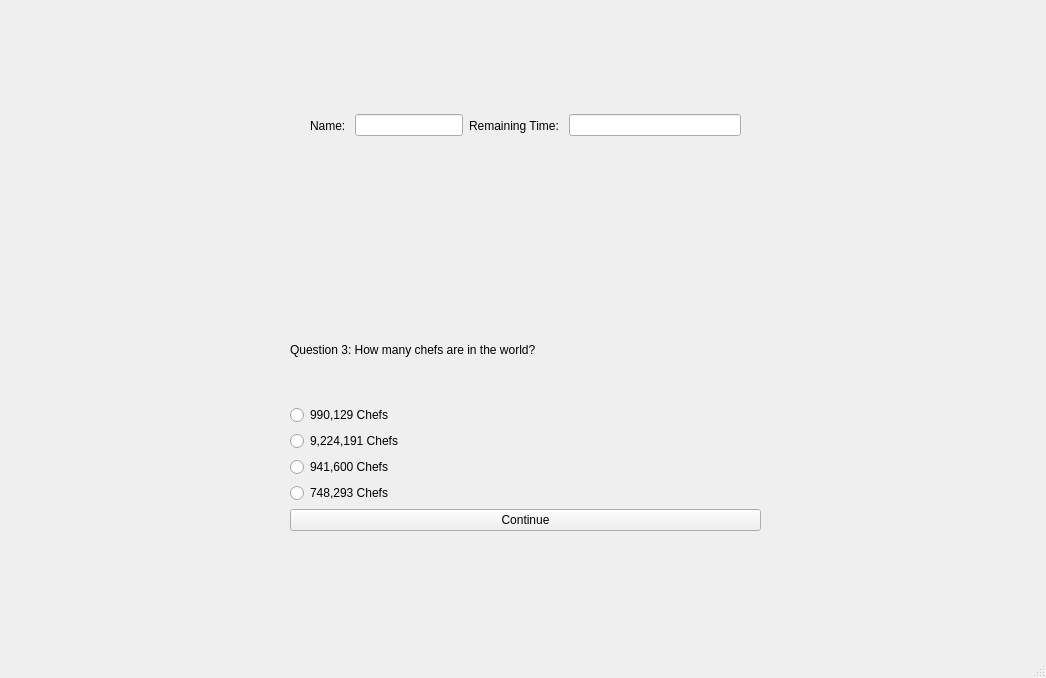
<?xml version="1.0" encoding="UTF-8"?>
<ui version="4.0">
 <class>ques3</class>
 <widget class="QMainWindow" name="ques3">
  <property name="geometry">
   <rect>
    <x>0</x>
    <y>0</y>
    <width>1046</width>
    <height>678</height>
   </rect>
  </property>
  <property name="windowTitle">
   <string>Question 3</string>
  </property>
  <widget class="QWidget" name="centralwidget">
   <widget class="QWidget" name="verticalLayoutWidget">
    <property name="geometry">
     <rect>
      <x>290</x>
      <y>300</y>
      <width>471</width>
      <height>231</height>
     </rect>
    </property>
    <layout class="QVBoxLayout" name="verticalLayout">
     <item>
      <widget class="QLabel" name="label">
       <property name="text">
        <string>Question 3: How many chefs are in the world?</string>
       </property>
      </widget>
     </item>
     <item>
      <widget class="QRadioButton" name="R1">
       <property name="text">
        <string>990,129 Chefs</string>
       </property>
      </widget>
     </item>
     <item>
      <widget class="QRadioButton" name="R2">
       <property name="text">
        <string>9,224,191 Chefs</string>
       </property>
      </widget>
     </item>
     <item>
      <widget class="QRadioButton" name="R3">
       <property name="text">
        <string>941,600 Chefs</string>
       </property>
      </widget>
     </item>
     <item>
      <widget class="QRadioButton" name="R4">
       <property name="text">
        <string>748,293 Chefs</string>
       </property>
      </widget>
     </item>
     <item>
      <widget class="QPushButton" name="B1">
       <property name="text">
        <string>Continue</string>
       </property>
      </widget>
     </item>
    </layout>
   </widget>
   <widget class="QWidget" name="horizontalLayoutWidget">
    <property name="geometry">
     <rect>
      <x>310</x>
      <y>70</y>
      <width>431</width>
      <height>111</height>
     </rect>
    </property>
    <layout class="QHBoxLayout" name="horizontalLayout">
     <item>
      <widget class="QLabel" name="label_3">
       <property name="text">
        <string>Name: </string>
       </property>
      </widget>
     </item>
     <item>
      <widget class="QLineEdit" name="T1">
       <property name="sizePolicy">
        <sizepolicy hsizetype="Preferred" vsizetype="Fixed">
         <horstretch>0</horstretch>
         <verstretch>0</verstretch>
        </sizepolicy>
       </property>
      </widget>
     </item>
     <item>
      <widget class="QLabel" name="label_4">
       <property name="text">
        <string>Remaining Time: </string>
       </property>
      </widget>
     </item>
     <item>
      <widget class="QLineEdit" name="T2"/>
     </item>
    </layout>
   </widget>
  </widget>
  <widget class="QMenuBar" name="menubar">
   <property name="geometry">
    <rect>
     <x>0</x>
     <y>0</y>
     <width>1046</width>
     <height>26</height>
    </rect>
   </property>
  </widget>
  <widget class="QStatusBar" name="statusbar"/>
 </widget>
 <resources/>
 <connections/>
</ui>
